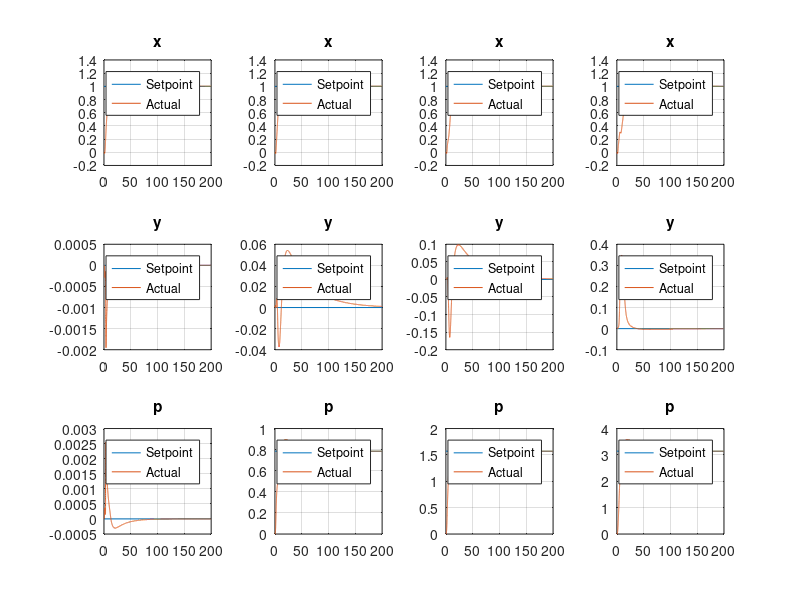

Here is the MATLAB script that generated this plot: (Note: this script raises an error after producing the figure.)
close all;clear;clc;
% off_data=zeros(4);
off_data(1)=load('offline_-15_0.mat');
off_data(2)=load('offline_-15_0.785.mat');
off_data(3)=load('offline_-15_1.57.mat');
off_data(4)=load('offline_-15_3.14.mat');
dp_plot=figure();
title_char=["x","y","\psi"];
for j=1:4
    for i=1:3
        subplot(3,4,j+4*(i-1));
        plot([0,off_data(j).T_out(end)],[off_data(j).Eta_Ref(i),off_data(j).Eta_Ref(i)],off_data(j).T_out,off_data(j).Eta(:,i));
        legend("Setpoint","Actual",'Location','best');
        title(title_char(i));
        grid on;
    end
end
suptitle("Setpoint Expriments (0, \pi/4, \pi/2 and \pi) Under 15% Current (-x Direction)");
% ax =subplot(3,2,2);
% status_chr=["ON","OFF"];config_chr=["III","V"];
% config_string=sprintf("StartingPoint = (%.2f, %.2f, %.2f)\n",Eta_initial(1),Eta_initial(2),Eta_initial(3));
% config_string=config_string+sprintf("Setpoint = (%.2f, %.2f, %.2f)\n",Eta_Ref(1),Eta_Ref(2),Eta_Ref(3));
% config_string=config_string+sprintf("InitialVelocity = (%.4f, %.4f, %.2f)\n",V_initial(1),V_initial(2),V_initial(3));
% config_string=config_string+sprintf("CurrentVelocity = (%.4f, %.4f)\n",EN.current_speed(1),EN.current_speed(2));
% config_string=config_string+sprintf("WindSpeed = (%.2f, %.2f)\n",EN.wind_speed(1),EN.wind_speed(2));
% config_string=config_string+sprintf("Using Thrust Allocation Config %s\n",config_chr((TA.config-1)/2));
% config_string=config_string+sprintf("Kalman Filter is %s",status_chr(2-kalman.enable_flag));
% text(0,0.5,config_string);
% set (ax, 'visible', 'off')
% subplot(3,2,[4,6]);
% plot(Eta(:,2),Eta(:,1));xlabel('y');ylabel('x');
% title("Trace (NED)");axis equal;grid on;
dp_plot.Position=[100,100,1000,600];